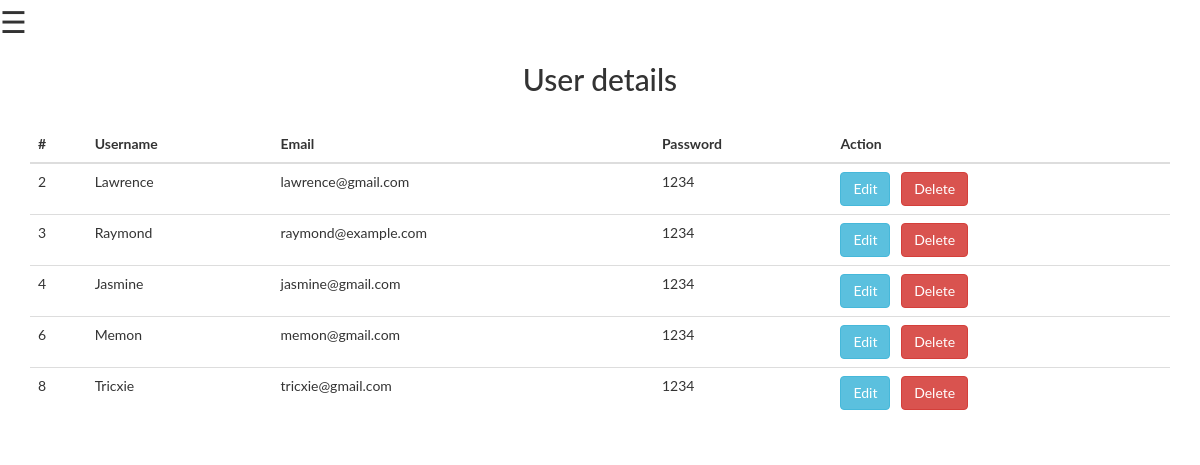
Page /menu.php on the committed database.
### tables this page shows
CREATE TABLE `users` (
  `id` int(11) NOT NULL,
  `username` varchar(50) NOT NULL,
  `email` varchar(50) DEFAULT NULL,
  `password` varchar(50) DEFAULT NULL,
  `created_at` timestamp NOT NULL DEFAULT current_timestamp()
);

### menu.php (the view, shortened to what this page needs)
<?php
include "dbconfig.php";
?>
<!DOCTYPE html>
<html>
<head>
<link rel="stylesheet" href="https://maxcdn.bootstrapcdn.com/bootstrap/3.4.0/css/bootstrap.min.css">
</head>
<body>
<span style="font-size:30px;cursor:pointer" onclick="openNav()">&#9776;</span>
<div class="container">
        <h2 style="text-align:center;">User details</h2>
        <br>
<table class="table">
    <thead>
        <tr>
        <th>#</th>
        <th>Username</th>
        <th>Email</th>
        <th>Password</th>
        <th>Action</th>
    </tr>
    </thead>
    <tbody>
        <?php
                $sql = "SELECT * FROM users";
                $result = $conn->query($sql);
                if ($result->num_rows > 0) {
                while ($row = $result->fetch_assoc()) {
        ?>
                    <tr>
                    <td><?php echo $row['id']; ?></td>
                    <td><?php echo $row['username']; ?></td>
                    <td><?php echo $row['email']; ?></td>
                    <td><?php echo $row['password']; ?></td>
                    <td><a class="btn btn-info" href="update.php?id=<?php echo $row['id']; ?>">Edit</a>
                     <a class="btn btn-danger" href="delete.php?id=<?php echo $row['id']; ?>">Delete</a>
                    </td>
                    </tr>
        <?php       }
            }
        ?>
    </tbody>
</table>
    </div>
</body>
</html>

### menu.php (style rules this page uses)
body { font-family: 'Lato', sans-serif; }

### rows in the picture
users: id "2", username "Lawrence", email "lawrence@gmail.com", password "1234"
users: id "3", username "Raymond", email "raymond@example.com", password "1234"
users: id "4", username "Jasmine", email "jasmine@gmail.com", password "1234"
users: id "6", username "Memon", email "memon@gmail.com", password "1234"
users: id "8", username "Tricxie", email "tricxie@gmail.com", password "1234"
